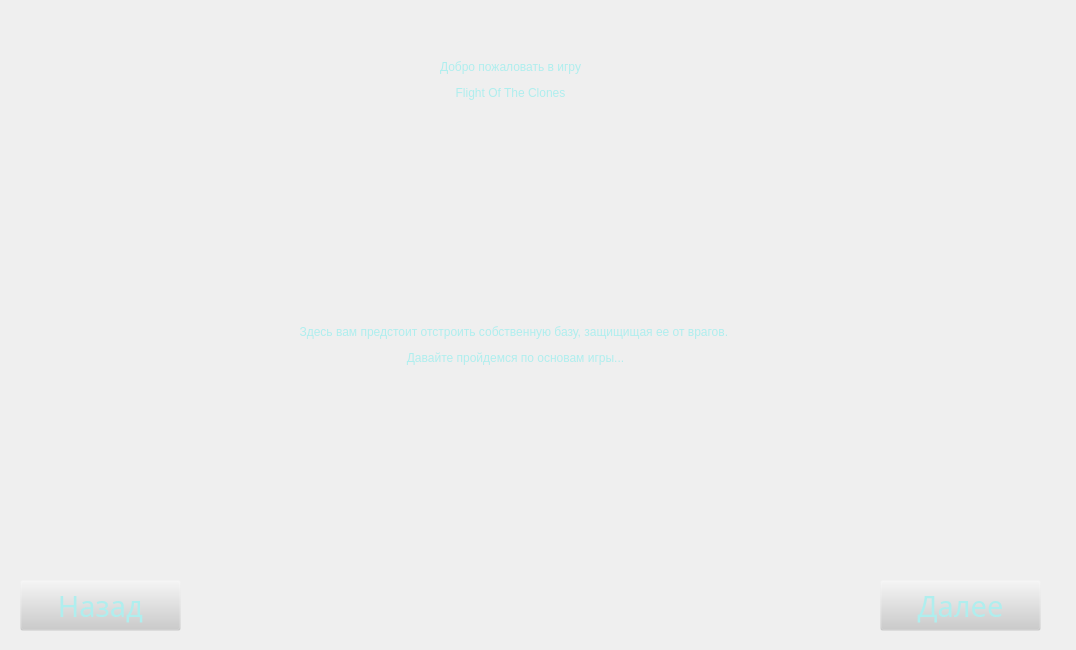
<?xml version="1.0" encoding="UTF-8"?>
<ui version="4.0">
 <class>Form</class>
 <widget class="QWidget" name="Form">
  <property name="geometry">
   <rect>
    <x>0</x>
    <y>0</y>
    <width>1076</width>
    <height>650</height>
   </rect>
  </property>
  <property name="windowTitle">
   <string>Form</string>
  </property>
  <widget class="QPushButton" name="back_button">
   <property name="geometry">
    <rect>
     <x>20</x>
     <y>580</y>
     <width>161</width>
     <height>51</height>
    </rect>
   </property>
   <property name="font">
    <font>
     <family>Berlin Sans FB</family>
     <pointsize>22</pointsize>
     <weight>50</weight>
     <italic>false</italic>
     <bold>false</bold>
    </font>
   </property>
   <property name="styleSheet">
    <string notr="true">font: 22pt &quot;Berlin Sans FB&quot;; color: rgb(175,238,238);
background-color: rgb(204, 204, 204, 0);</string>
   </property>
   <property name="text">
    <string>Назад</string>
   </property>
  </widget>
  <widget class="QPushButton" name="next_btn">
   <property name="geometry">
    <rect>
     <x>880</x>
     <y>580</y>
     <width>161</width>
     <height>51</height>
    </rect>
   </property>
   <property name="font">
    <font>
     <family>Berlin Sans FB</family>
     <pointsize>22</pointsize>
     <weight>50</weight>
     <italic>false</italic>
     <bold>false</bold>
    </font>
   </property>
   <property name="styleSheet">
    <string notr="true">font: 22pt &quot;Berlin Sans FB&quot;; color: rgb(175,238,238);
background-color: rgb(204, 204, 204, 0);</string>
   </property>
   <property name="text">
    <string>Далее</string>
   </property>
  </widget>
  <widget class="QLabel" name="label">
   <property name="geometry">
    <rect>
     <x>190</x>
     <y>20</y>
     <width>641</width>
     <height>121</height>
    </rect>
   </property>
   <property name="styleSheet">
    <string notr="true">font: 22pt &quot;Berlin Sans FB&quot;; color: rgb(175,238,238);
background-color: rgb(204, 204, 204, 0);</string>
   </property>
   <property name="text">
    <string>&lt;html&gt;&lt;head/&gt;&lt;body&gt;&lt;p align=&quot;center&quot;&gt;Добро пожаловать в игру&lt;/p&gt;&lt;p align=&quot;center&quot;&gt;Flight Of The Clones&lt;/p&gt;&lt;/body&gt;&lt;/html&gt;</string>
   </property>
  </widget>
  <widget class="QLabel" name="label_2">
   <property name="geometry">
    <rect>
     <x>10</x>
     <y>120</y>
     <width>1011</width>
     <height>451</height>
    </rect>
   </property>
   <property name="styleSheet">
    <string notr="true">font: 22pt &quot;Berlin Sans FB&quot;; color: rgb(175,238,238);
background-color: rgb(204, 204, 204, 0);</string>
   </property>
   <property name="text">
    <string>&lt;html&gt;&lt;head/&gt;&lt;body&gt;&lt;p align=&quot;center&quot;&gt;Здесь вам предстоит отстроить собственную базу, защищищая ее от врагов. &lt;/p&gt;&lt;p align=&quot;center&quot;&gt;Давайте пройдемся по основам игры...&lt;/p&gt;&lt;/body&gt;&lt;/html&gt;</string>
   </property>
  </widget>
 </widget>
 <resources/>
 <connections/>
</ui>
